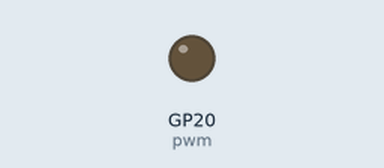
A program run on a simulated Raspberry Pi Pico running MicroPython. On the bench: output pins drawn as LEDs (lit = HIGH).

Above: at 0.05 s.
At 2.55 s:
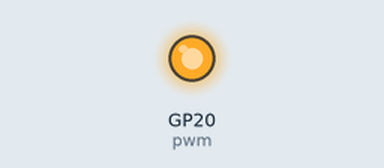
Timing chart, 0 to 5.9 s (numbered marks = the images above):
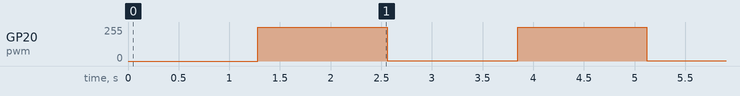

Measured:
- by itself, GP20 (pwm): 0/255 → 255/255 at 1.3 s, → 1/255 1.3 s later, → 255/255 1.3 s later, → 1/255 1.3 s later, … (32 changes in this stretch)

The program:

blinkyPWM.py
```python
from machine import Pin, PWM
from time import sleep

# Comment out the line below for the Pico you are not using:
#pwm = PWM(Pin(25)) # Pin 25 is the onboard LED for the Pico2 and normal Pico
pwm = PWM(Pin(20)) # Pin 20 is the breadboard LED for the Pico W

#set the frequency to 2.5kHz
pwm.freq(2500)
try:
    while True:
            # Increase the duty cycle gradually
        for duty in range(0, 65536, 258): # 0 to 65536 in steps of 258
            pwm.duty_u16(duty)
            sleep(0.005)

        # Decrease the duty cycle gradually
        for duty in range(65536, 0, -258):
            pwm.duty_u16(duty)
            sleep(0.005)

# Press Ctrl+C to stop the program
except KeyboardInterrupt:
    print("Debug interrupt")
    pwm.duty_u16(0)
    print(pwm)
    pwm.deinit()
```
